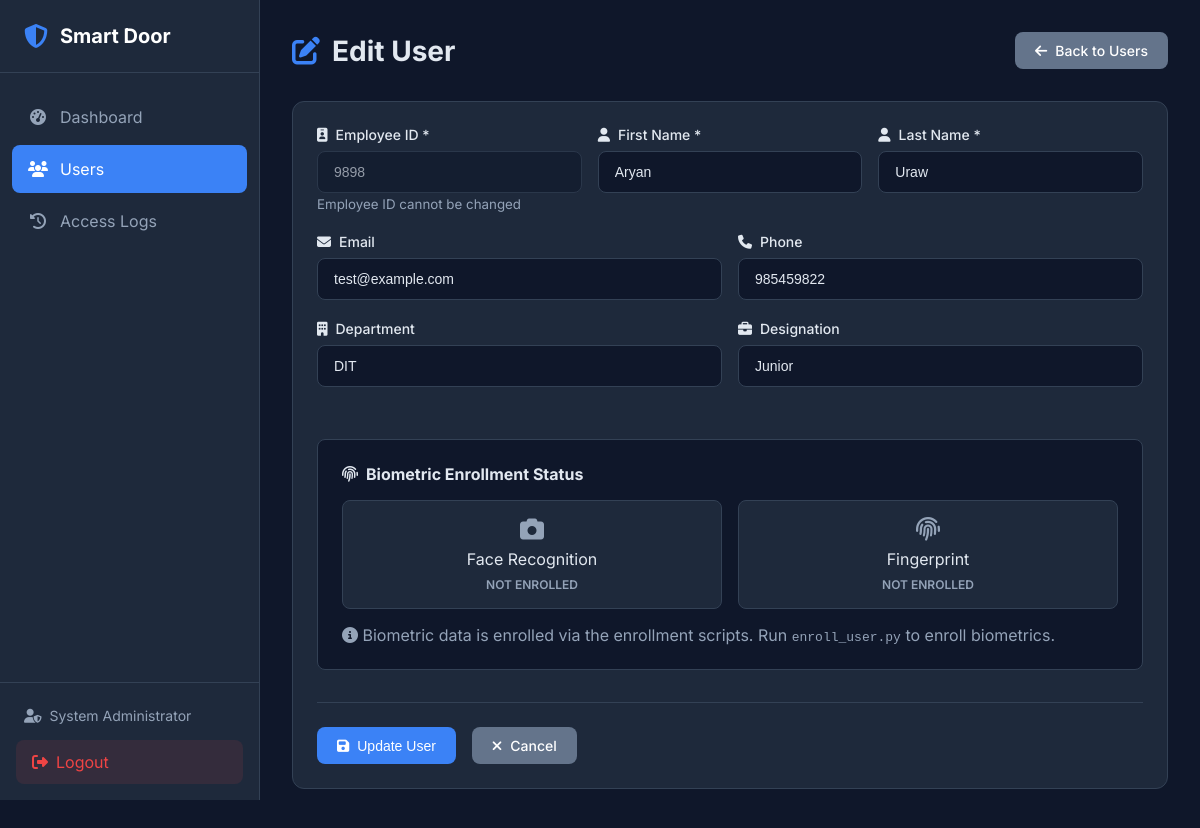
The page /users/edit/4 (signed in) on the database its author committed.
### tables this page shows
CREATE TABLE admin (
    id INTEGER PRIMARY KEY AUTOINCREMENT,
    username VARCHAR(50) UNIQUE NOT NULL,
    password_hash VARCHAR(255) NOT NULL,
    email VARCHAR(100) UNIQUE NOT NULL,
    full_name VARCHAR(100) NOT NULL,
    is_active BOOLEAN DEFAULT 1,
    login_attempts INTEGER DEFAULT 0,
    locked_until DATETIME NULL,
    created_at DATETIME DEFAULT CURRENT_TIMESTAMP,
    updated_at DATETIME DEFAULT CURRENT_TIMESTAMP,
    last_login DATETIME NULL
);

CREATE TABLE users (
    id INTEGER PRIMARY KEY AUTOINCREMENT,
    employee_id VARCHAR(50) UNIQUE NOT NULL,
    first_name VARCHAR(50) NOT NULL,
    last_name VARCHAR(50) NOT NULL,
    email VARCHAR(100) UNIQUE,
    phone VARCHAR(20),
    department VARCHAR(100),
    designation VARCHAR(100),
    is_active BOOLEAN DEFAULT 1,
    face_enrolled BOOLEAN DEFAULT 0,
    fingerprint_enrolled BOOLEAN DEFAULT 0,
    created_at DATETIME DEFAULT CURRENT_TIMESTAMP,
    updated_at DATETIME DEFAULT CURRENT_TIMESTAMP,
    created_by INTEGER,
    FOREIGN KEY (created_by) REFERENCES admin(id)
);

### web/app.py (the view, shortened to what this page needs)
@app.route('/users/edit/<int:user_id>', methods=['GET', 'POST'])
@login_required
def edit_user(user_id):
    user = user_repo.get_by_id(user_id)
    if not user:
        flash('User not found.', 'error')
        return redirect(url_for('users'))
    return render_template('user_form.html', user=user, action='edit')

### database/db_manager.py (called while the page is built, shortened)
    def _get_connection(self) -> sqlite3.Connection:
        return self._local.connection

    def execute(self, query: str, params: tuple = ()) -> sqlite3.Cursor:
        conn = self._get_connection()
        cursor = conn.cursor()
        cursor.execute(query, params)
        return cursor

    def get_by_id(self, admin_id: int) -> Optional[Dict]:
        cursor = self.db.execute(
            "SELECT * FROM admin WHERE id = ?",
            (admin_id,)
        )
        row = cursor.fetchone()
        return dict(row) if row else None

    def get_by_id(self, user_id: int) -> Optional[Dict]:
        cursor = self.db.execute("SELECT * FROM users WHERE id = ?", (user_id,))
        row = cursor.fetchone()
        return dict(row) if row else None

### web/app.py (called while the page is built)
def login_required(f):
    @wraps(f)
    def decorated_function(*args, **kwargs):
        if 'admin_id' not in session:
            flash('Please log in to access this page.', 'warning')
            return redirect(url_for('login'))
        admin = admin_repo.get_by_id(session['admin_id'])
        if not admin or not admin.get('is_active', False):
            session.clear()
            flash('Your session has expired.', 'warning')
            return redirect(url_for('login'))
        g.admin = admin
        return f(*args, **kwargs)
    return decorated_function

### web/templates/user_form.html (shortened to what this page needs)
{% extends "base.html" %}
{% block content %}
<div class="page-header">
    <h1>
        <i class="fas fa-{{ 'edit' if user else 'user-plus' }}"></i>
        {{ 'Edit User' if user else 'Add New User' }}
    </h1>
    <a href="{{ url_for('users') }}" class="btn btn-secondary">
        <i class="fas fa-arrow-left"></i> Back to Users
    </a>
</div>
<div class="card">
    <div class="card-body">
        <form method="POST" class="user-form">
            <div class="form-row">
                <div class="form-group">
                    <label for="employee_id">
                        <i class="fas fa-id-badge"></i>
                        Employee ID *
                    </label>
                    <input type="text" id="employee_id" name="employee_id" required
                           value="{{ user.employee_id if user else '' }}"
                           {% if user %}readonly{% endif %}
                           placeholder="e.g., EMP001">
                    {% if user %}
                    <small class="text-muted">Employee ID cannot be changed</small>
                    {% endif %}
                </div>
                <div class="form-group">
                    <label for="first_name">
                        <i class="fas fa-user"></i>
                        First Name *
                    </label>
                    <input type="text" id="first_name" name="first_name" required
                           value="{{ user.first_name if user else '' }}"
                           placeholder="First name">
                </div>
                <div class="form-group">
                    <label for="last_name">
                        <i class="fas fa-user"></i>
                        Last Name *
                    </label>
                    <input type="text" id="last_name" name="last_name" required
                           value="{{ user.last_name if user else '' }}"
                           placeholder="Last name">
                </div>
            </div>
            <div class="form-row">
                <div class="form-group">
                    <label for="email">
                        <i class="fas fa-envelope"></i>
                        Email
                    </label>
                    <input type="email" id="email" name="email"
                           value="{{ user.email if user else '' }}"
                           placeholder="email@example.com">
                </div>
                <div class="form-group">
                    <label for="phone">
                        <i class="fas fa-phone"></i>
                        Phone
                    </label>
                    <input type="tel" id="phone" name="phone"
                           value="{{ user.phone if user else '' }}"
                           placeholder="+1 234 567 8900">
                </div>
            </div>
            <div class="form-row">
                <div class="form-group">
                    <label for="department">
                        <i class="fas fa-building"></i>
                        Department
                    </label>
                    <input type="text" id="department" name="department"
                           value="{{ user.department if user else '' }}"
                           placeholder="e.g., Engineering">
                </div>
                <div class="form-group">
                    <label for="designation">
                        <i class="fas fa-briefcase"></i>
                        Designation
                    </label>
                    <input type="text" id="designation" name="designation"
                           value="{{ user.designation if user else '' }}"
                           placeholder="e.g., Software Engineer">
                </div>
            </div>
            {% if user %}
            <div class="enrollment-info">
                <h3><i class="fas fa-fingerprint"></i> Biometric Enrollment Status</h3>
                <div class="enrollment-cards">
                    <div class="enrollment-card {{ 'enrolled' if user.face_enrolled else '' }}">
                        <i class="fas fa-camera"></i>
                        <span>Face Recognition</span>
                        <span class="status">{{ 'Enrolled' if user.face_enrolled else 'Not Enrolled' }}</span>
                    </div>
                    <div class="enrollment-card {{ 'enrolled' if user.fingerprint_enrolled else '' }}">
                        <i class="fas fa-fingerprint"></i>
                        <span>Fingerprint</span>
                        <span class="status">{{ 'Enrolled' if user.fingerprint_enrolled else 'Not Enrolled' }}</span>
                    </div>
                </div>
                <p class="text-muted">
                    <i class="fas fa-info-circle"></i>
                    Biometric data is enrolled via the enrollment scripts. Run <code>enroll_user.py</code> to enroll biometrics.
                </p>
            </div>
            {% endif %}
            <div class="form-actions">
                <button type="submit" class="btn btn-primary">
                    <i class="fas fa-save"></i>
                    {{ 'Update User' if user else 'Create User' }}
                </button>
                <a href="{{ url_for('users') }}" class="btn btn-secondary">
                    <i class="fas fa-times"></i>
                    Cancel
                </a>
            </div>
        </form>
    </div>
</div>
{% endblock %}

### web/templates/base.html (shortened to what this page needs)
<!DOCTYPE html>
<html lang="en">
<head>
    <link rel="stylesheet" href="{{ url_for('static', filename='css/style.css') }}">
    <link rel="stylesheet" href="https://cdnjs.cloudflare.com/ajax/libs/font-awesome/6.4.0/css/all.min.css">
</head>
<body>
    {% if session.get('admin_id') %}
    <nav class="sidebar">
        <div class="sidebar-header">
            <i class="fas fa-shield-alt"></i>
            <span>Smart Door</span>
        </div>
        <ul class="nav-menu">
            <li class="nav-item">
                <a href="{{ url_for('dashboard') }}" class="nav-link {% if request.endpoint == 'dashboard' %}active{% endif %}">
                    <i class="fas fa-tachometer-alt"></i>
                    <span>Dashboard</span>
                </a>
            </li>
            <li class="nav-item">
                <a href="{{ url_for('users') }}" class="nav-link {% if 'user' in request.endpoint %}active{% endif %}">
                    <i class="fas fa-users"></i>
                    <span>Users</span>
                </a>
            </li>
            <li class="nav-item">
                <a href="{{ url_for('logs') }}" class="nav-link {% if request.endpoint == 'logs' %}active{% endif %}">
                    <i class="fas fa-history"></i>
                    <span>Access Logs</span>
                </a>
            </li>
        </ul>
        <div class="sidebar-footer">
            <div class="admin-info">
                <i class="fas fa-user-shield"></i>
                <span>{{ session.get('admin_name', 'Admin') }}</span>
            </div>
            <a href="{{ url_for('logout') }}" class="logout-btn">
                <i class="fas fa-sign-out-alt"></i>
                <span>Logout</span>
            </a>
        </div>
    </nav>
    {% endif %}
    <main class="main-content {% if not session.get('admin_id') %}full-width{% endif %}">
        {% block content %}{% endblock %}
    </main>
</body>
</html>

### web/static/css/style.css (style rules this page uses)
:root { --primary: #3b82f6; --primary-dark: #2563eb; --secondary: #64748b; --success: #22c55e; --danger: #ef4444; --warning: #f59e0b; --info: #06b6d4; --dark: #1e293b; --darker: #0f172a; --light: #f1f5f9; --white: #ffffff; --border: #334155; --text: #e2e8f0; --text-muted: #94a3b8; --sidebar-width: 260px; }
* { margin: 0; padding: 0; box-sizing: border-box; }
body { font-family: 'Inter', -apple-system, BlinkMacSystemFont, sans-serif; background-color: var(--darker); color: var(--text); min-height: 100vh; display: flex; }
a { text-decoration: none; color: inherit; }
.sidebar { width: var(--sidebar-width); height: 100vh; background: var(--dark); position: fixed; left: 0; top: 0; display: flex; flex-direction: column; border-right: 1px solid var(--border); }
.sidebar-header { padding: 1.5rem; display: flex; align-items: center; gap: 0.75rem; border-bottom: 1px solid var(--border); }
.sidebar-header i { font-size: 1.5rem; color: var(--primary); }
.sidebar-header span { font-size: 1.25rem; font-weight: 700; color: var(--white); }
.nav-menu { list-style: none; padding: 1rem 0; flex: 1; }
.nav-item { margin: 0.25rem 0.75rem; }
.nav-link { display: flex; align-items: center; gap: 0.75rem; padding: 0.875rem 1rem; border-radius: 0.5rem; transition: all 0.2s; color: var(--text-muted); }
.nav-link.active { background: var(--primary); color: var(--white); }
.nav-link i { width: 1.25rem; text-align: center; }
.sidebar-footer { padding: 1rem; border-top: 1px solid var(--border); }
.admin-info { display: flex; align-items: center; gap: 0.5rem; padding: 0.5rem; font-size: 0.875rem; color: var(--text-muted); margin-bottom: 0.5rem; }
.logout-btn { display: flex; align-items: center; gap: 0.5rem; padding: 0.75rem 1rem; background: rgba(239, 68, 68, 0.1); color: var(--danger); border-radius: 0.5rem; transition: all 0.2s; }
.main-content { flex: 1; margin-left: var(--sidebar-width); padding: 2rem; min-height: 100vh; }
.page-header { display: flex; justify-content: space-between; align-items: center; margin-bottom: 2rem; }
.page-header h1 { font-size: 1.75rem; font-weight: 700; display: flex; align-items: center; gap: 0.75rem; }
.page-header h1 i { color: var(--primary); }
.card { background: var(--dark); border-radius: 0.75rem; border: 1px solid var(--border); margin-bottom: 1.5rem; }
.card-body { padding: 1.5rem; }
.btn { display: inline-flex; align-items: center; gap: 0.5rem; padding: 0.625rem 1.25rem; border-radius: 0.5rem; font-weight: 500; font-size: 0.875rem; border: none; cursor: pointer; transition: all 0.2s; }
.btn-primary { background: var(--primary); color: var(--white); }
.btn-secondary { background: var(--secondary); color: var(--white); }
.form-group { margin-bottom: 1.25rem; }
.form-group label { display: flex; align-items: center; gap: 0.5rem; margin-bottom: 0.5rem; font-weight: 500; font-size: 0.875rem; color: var(--text); }
.form-group input, .form-group select, .form-group textarea { width: 100%; padding: 0.75rem 1rem; background: var(--darker); border: 1px solid var(--border); border-radius: 0.5rem; color: var(--text); font-size: 0.875rem; transition: all 0.2s; }
.form-group input::placeholder { color: var(--text-muted); }
.form-group input[readonly] { opacity: 0.6; cursor: not-allowed; }
.form-row { display: grid; grid-template-columns: repeat(auto-fit, minmax(200px, 1fr)); gap: 1rem; }
.form-actions { display: flex; gap: 1rem; margin-top: 2rem; padding-top: 1.5rem; border-top: 1px solid var(--border); }
.text-muted { color: var(--text-muted); }
.enrollment-info { margin-top: 2rem; padding: 1.5rem; background: var(--darker); border-radius: 0.5rem; border: 1px solid var(--border); }
.enrollment-info h3 { font-size: 1rem; margin-bottom: 1rem; display: flex; align-items: center; gap: 0.5rem; }
.enrollment-cards { display: flex; gap: 1rem; margin-bottom: 1rem; }
.enrollment-card { flex: 1; padding: 1rem; background: var(--dark); border-radius: 0.5rem; border: 1px solid var(--border); display: flex; flex-direction: column; align-items: center; gap: 0.5rem; transition: all 0.2s; }
.enrollment-card i { font-size: 1.5rem; color: var(--text-muted); transition: all 0.2s; }
.enrollment-card .status { font-size: 0.75rem; color: var(--text-muted); font-weight: 600; text-transform: uppercase; }

### rows shown on the page
admin: get "System Administrator"
users: employee_id "9898", first_name "Aryan", last_name "Uraw", email "test@example.com", phone "985459822", department "DIT", designation "Junior", face_enrolled "NOT ENROLLED", fingerprint_enrolled "NOT ENROLLED"

### other values the page prints
{{ 'Edit User' if user else 'Add New User' }} "Edit User"
{{ 'Update User' if user else 'Create User' }} "Update User"
